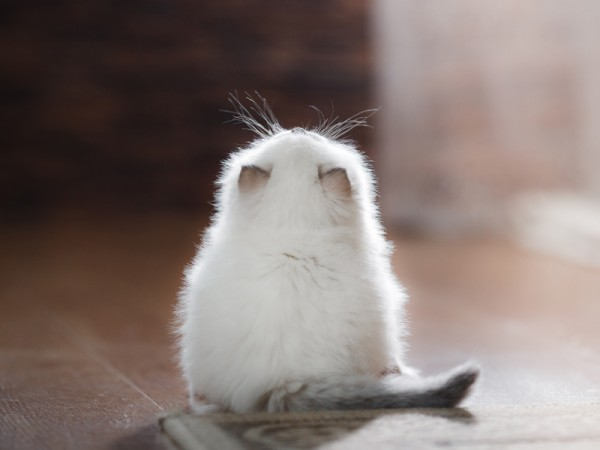
#> input picture ragdoll.jpg, 600 x 450 px
$ python readAndWriteImage.py
#> lines starting #> are read from the running program, lines starting #| are printed output that depends on the picture
import numpy as np
import cv2

# Load an color image in grayscale
img = cv2.imread('ragdoll.jpg', 0)
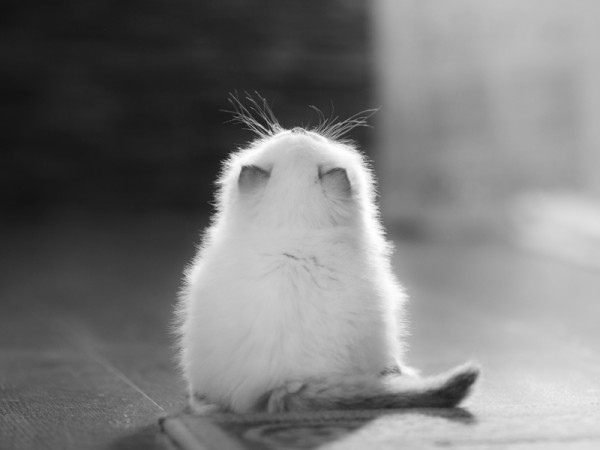
#> img: shape (450, 600); min 17, max 255, mean 121.4

# show image in new window
cv2.namedWindow('image', cv2.WINDOW_NORMAL)
cv2.imshow('image', img)
k = cv2.waitKey(0)
#> (key Esc is pressed here)

# write a new image
if k == 27:
	cv2.destroyAllWindows()
elif k == ord('s'):
	cv2.imwrite('messigray.png', img)
	cv2.destroyAllWindows()
